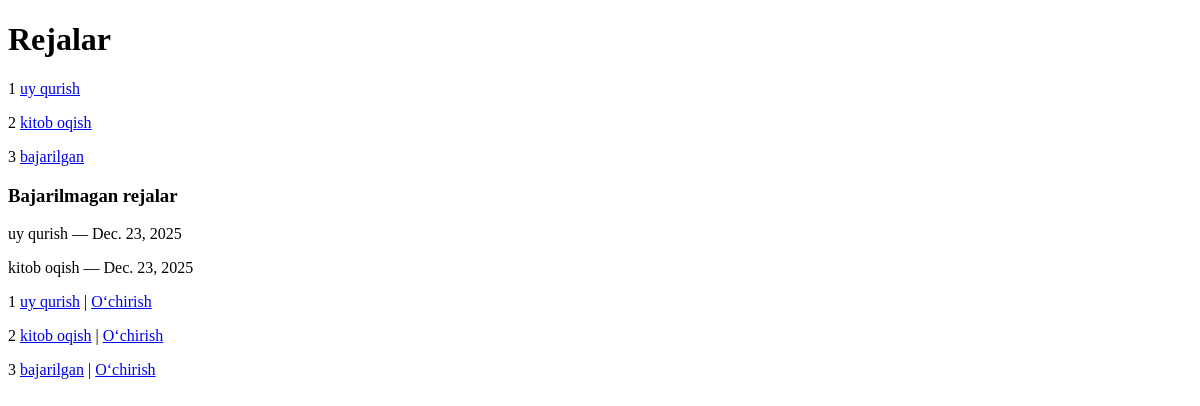
Before: /plans/ with the older database file.
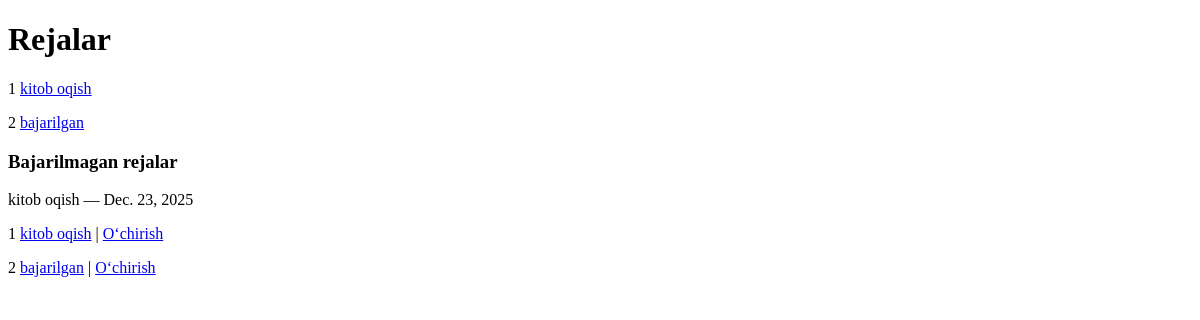
After: the same page with the newer database file.
### main/models.py (models this page shows, shortened)
class Reja(models.Model):
    sarlavha = models.TextField()
    batafsil = models.TextField(blank=True )
    sana = models.DateField()
    bajarildi = models.BooleanField(default=True)
    Student = models.ForeignKey(Student, on_delete=models.CASCADE)
    class Meta:
        verbose_name = 'Reja'
        verbose_name_plural = 'Rejalar'

### main/views.py (the view)
# urls.py: path('plans/', plans_view),
def plans_view(request):
    plans = Reja.objects.all()
    bajarilmaga = Reja.objects.filter(bajarildi=False)
    context = {'plans': plans,
            'bajarilmaga': bajarilmaga
               }
    return render(request, 'plans.html', context)

### templates/plans.html (shortened to what this page needs)
<!DOCTYPE html>
<html lang="en">
<head>
</head>
<body>
<h1>Rejalar</h1>
{% for plan in plans %}
    <p>{{ forloop.counter }}
        <a href="/plan/{{ plan.id }}">{{ plan.sarlavha }}</a>
    </p>
{% endfor %}
<h3>Bajarilmagan rejalar</h3>
{% for plan in bajarilmaga %}
    <p>{{ plan.sarlavha }} — {{ plan.sana }}</p>
{% empty %}
    <p>Hamma reja bajarilgan 🎉</p>
{% endfor %}
{% for plan in plans %}
    <p>
        {{ forloop.counter }}
        <a href="/plan/{{ plan.id }}">{{ plan.sarlavha }}</a>
        |
        <a href="/plans/delete/{{ plan.id }}">O‘chirish</a>
    </p>
{% endfor %}
</body>
</html>

Changed rows visible on the page:
removed Reja: sarlavha "uy qurish", sana "Dec. 23, 2025"
